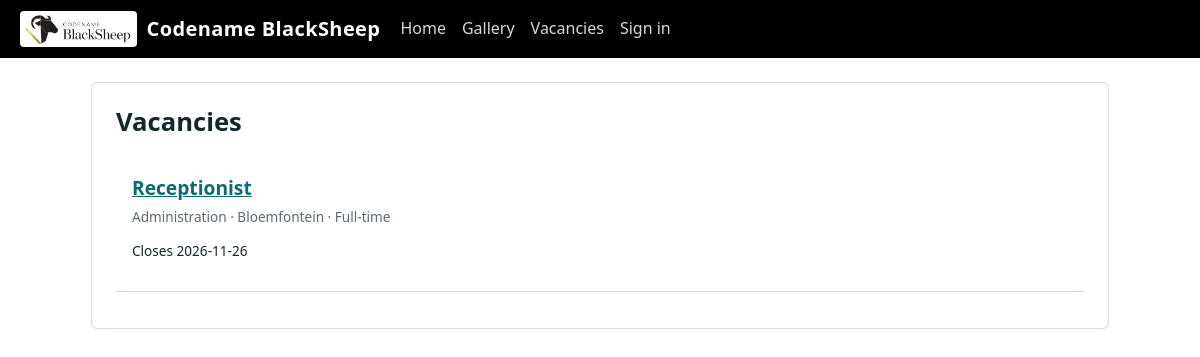
/vacancies, run on the app's committed database.
### tables this page shows
CREATE TABLE vacancies (
  id INTEGER PRIMARY KEY AUTOINCREMENT,
  title TEXT NOT NULL,
  department TEXT,
  location TEXT,
  employment_type TEXT,
  description TEXT NOT NULL,
  requirements TEXT,
  salary_range TEXT,
  closes_on TEXT,
  status TEXT NOT NULL DEFAULT 'open',
  created_at TEXT NOT NULL,
  created_by TEXT NOT NULL
);

### vacancies.py (the view)
@app.route("/vacancies")
def vacancies_list():
    db = get_db()
    rows = db.execute(
        "SELECT * FROM vacancies WHERE status='open' "
        "AND (closes_on IS NULL OR closes_on >= ?) "
        "ORDER BY created_at DESC", (now().date().isoformat(),)).fetchall()
    return render_template("vacancies_list.html", vacancies=rows)

### app.py (called while the page is built, shortened)
def get_db():
    if "db" not in g:
        g.db = sqlite3.connect(DB_PATH)
        g.db.row_factory = sqlite3.Row
    return g.db

def now():
    return dt.datetime.now(dt.timezone.utc).replace(tzinfo=None, microsecond=0)

@app.context_processor
def inject():
    return dict(LEVEL_NAMES=LEVEL_NAMES, LEVELS=LEVELS, CATEGORIES=CATEGORIES,
                csrf_token=csrf_token, tz_label=f"UTC{UTC_OFFSET:+g}" if UTC_OFFSET else "UTC")

def csrf_token():
    if "csrf" not in session:
        session["csrf"] = secrets.token_urlsafe(32)
    return session["csrf"]

@app.before_request
def csrf_protect():
    if request.method == "POST":
        sent = request.form.get("_csrf") or request.headers.get("X-CSRF-Token", "")
        if not secrets.compare_digest(sent, session.get("csrf", "")):
            abort(400)

@app.before_request
def load_user():
    g.user = None
    if request.endpoint in (None, "static"):
        return
    eid = session.get("eid")
    if not eid:
        return

@app.before_request
def force_password_change():
    if (g.user and g.user["must_change_password"]
            and request.endpoint not in ("change_password", "logout", "static", "branding_logo")):
        return redirect(url_for("change_password"))

@app.after_request
def security_headers(resp):
    resp.headers.setdefault("X-Content-Type-Options", "nosniff")
    resp.headers.setdefault("X-Frame-Options", "DENY")
    resp.headers.setdefault("Referrer-Policy", "same-origin")
    resp.headers.setdefault("Content-Security-Policy", "default-src 'self'; style-src 'self'; frame-ancestors 'none'")
    return resp

### features.py (called while the page is built, shortened)
def settings_dict():
    if "site_settings" not in g:
        g.site_settings = dict(
            get_db().execute("SELECT key, value FROM app_settings").fetchall()
        )
    return g.site_settings

@app.context_processor
def nav_counts():
    if not g.get("user"):
        return {"nav": None, "REMINDER_CHOICES": REMINDER_CHOICES}

@app.context_processor
def inject_brand():
    return {"brand": get_brand(), "default_name": DEFAULT_NAME}

### website.py (called while the page is built)
@app.context_processor
def inject_theme():
    return {"theme": get_theme()}

### templates/vacancies_list.html (shortened to what this page needs)
{% extends "base.html" %}
{% block content %}
<section class="panel">
  <h1>Vacancies</h1>
  {% if vacancies %}
  <ul class="vacancy-list" style="list-style:none;padding:0">
    {% for v in vacancies %}
    <li style="padding:1rem;border-bottom:1px solid var(--line)">
      <h2 style="margin:0"><a href="{{ url_for('vacancy_detail', vid=v['id']) }}">{{ v['title'] }}</a></h2>
      <p class="muted small" style="margin:.3rem 0">
        {% if v['department'] %}{{ v['department'] }} ·{% endif %}
        {% if v['location'] %}{{ v['location'] }} ·{% endif %}
        {% if v['employment_type'] %}{{ v['employment_type'] }}{% endif %}
      </p>
      {% if v['closes_on'] %}<p class="small">Closes {{ v['closes_on'] }}</p>{% endif %}
    </li>
    {% endfor %}
  </ul>
  {% else %}
  <p class="muted">No vacancies are open at the moment.</p>
  {% endif %}
</section>
{% endblock %}

### static/style.css (style rules this page uses)
:root { --bg:#edf1f3; --panel:#fff; --ink:#14272d; --muted:#5b6b72; --line:#d3dce1; --brand:#0e6a6e; --brand-d:#0a4f52; --danger:#b23a2b; --ok-bg:#dff1ec; --err-bg:#f8e1dd; --lv-EXE:#5b3a8c; --lv-MGT:#0e6a6e; --lv-SUP:#2f6fb0; --lv-STF:#5c6b73; --lv-INT:#8a7a3a; --lv-ADM:#14272d; --font:"Segoe UI",system-ui,-apple-system,"Helvetica Neue",Arial,sans-serif; --mono:ui-monospace,SFMono-Regular,Menlo,Consolas,monospace; }
* { box-sizing:border-box }
body { margin:0;background:var(--bg);color:var(--ink);font:16px/1.5 var(--font) }
a { color:var(--brand) }
h1 { font-size:1.6rem;margin:0 0 .25rem }
h2 { font-size:1.2rem;margin:0 0 .75rem }
.muted { color:var(--muted) }
.small { font-size:.85rem }
.panel { background:var(--panel);border:1px solid var(--line);border-radius:6px;padding:1.25rem 1.5rem;margin-bottom:1.25rem }

### data on the page
vacancies: title "Receptionist", department "Administration", location "Bloemfontein", employment_type "Full-time", closes_on "2026-11-26"

### other printed values
{{ brand.name }} "Codename BlackSheep"
